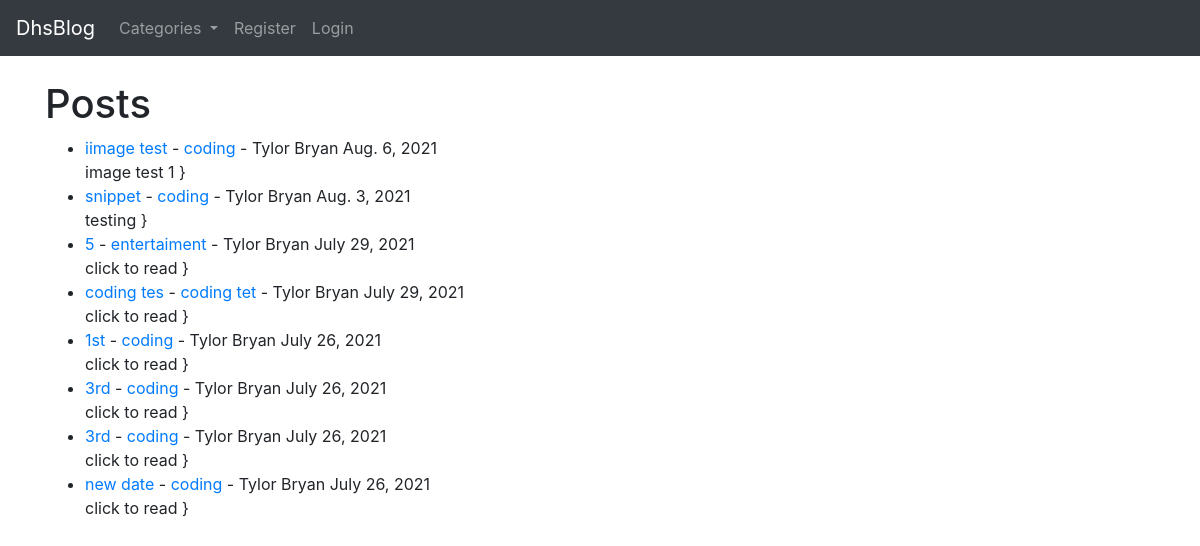
The app's page /, older data.
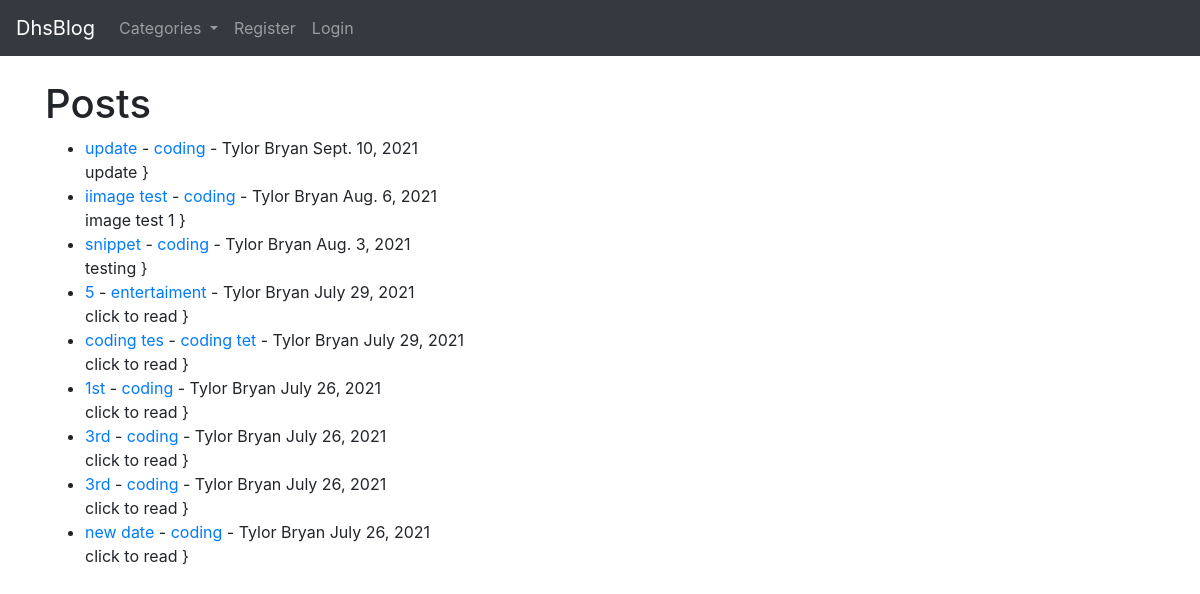
The same page, newer data.
### theblog/models.py (models this page shows, shortened)
class Post(models.Model):
    title = models.CharField(max_length=255)
    header_image = models.ImageField(null=True, blank=True, upload_to="images/")
    title_tag = models.CharField(max_length=255)
    author = models.ForeignKey(User, on_delete=models.CASCADE)
    body = RichTextField(blank=True, null=True)
    post_date = models.DateField(auto_now_add=True)
    category = models.CharField(max_length=255, default='coding')
    snippet = models.CharField(max_length=255)
    likes = models.ManyToManyField(User, related_name='blog_posts')

### theblog/views.py (the view)
# urls.py: path('', HomeView.as_view(), name="home"),
class HomeView(ListView):
	model = Post
	template_name = 'home.html'
	cats = Category.objects.all()
	ordering = {'-post_date'}
	def get_context_data(self, *args, **kwargs):
		cat_menu = Category.objects.all()
		context = super(HomeView, self).get_context_data(*args, **kwargs)
		context["cat_menu"] = cat_menu
		return context

### theblog/models.py (called while the page is built)
    def __str__(self):
        return self.name

### theblog/templates/home.html (shortened to what this page needs)
<!DOCTYPE html>
{% extends 'base.html'  %}
{% block content  %}
<h1>Posts</h1>
<ul>
{% for post in object_list %}
     <li> <a href="{% url 'article-detail' post.pk  %}">{{ post.title }}</a> -
      <a href="{% url 'category' post.category|slugify %}"> {{ post.category}}</a> -
        {{ post.author.first_name }}
        {{ post.author.last_name }}
        {{post.post_date}}   <br/>
        {{ post.snippet }}
     }</li>
{% endfor %}
</ul>
{% endblock %}

### theblog/templates/base.html (shortened to what this page needs)
<link
  href="https://maxcdn.bootstrapcdn.com/bootstrap/4.0.0/css/bootstrap.min.css"
  rel="stylesheet"
>
<nav class="navbar navbar-expand-lg navbar-dark bg-dark">
  <a
    class="navbar-brand"
    href="{% url 'home' %}">
    DhsBlog
  </a>
  <div
    id="navbarSupportedContent"
    class="collapse navbar-collapse">
    <ul class="navbar-nav mr-auto">
      {% if cat_menu %}
      <li class="nav-item dropdown">
        <a
          id="navbarDropdown"
          class="nav-link dropdown-toggle"
          href="#"
          role="button"
          data-toggle="dropdown"
          aria-haspopup="true"
          aria-expanded="false">
          Categories
        </a>
      </li>
      {% else %}
      <li
        class="nav-link">
        <a class="nav-link" href="{% url 'category-List' %}">
        Categories</a>
      </li>
      {% endif %}
      {% if user.is_authenticated %}
      <li class="nav-item">
        <a
          class="nav-link"
          href="{% url 'add_post' %}">
          Add Post
        </a>
      </li>
      <li class="nav-item">
        <a
          class="nav-link"
          href="{% url 'add_category' %}">
          Add Category
        </a>
      </li>
      {% else %}
      <li class="nav-item">
        <a
          class="nav-link"
          href="{% url 'register' %}">
          Register
        </a>
      </li>
      <li class="nav-item">
        <a
          class="nav-link"
          href="{% url 'login' %}">
          Login
        </a>
      </li>
      {% endif %}
    </ul>
  </div>
</nav>
<div class="container">{% block content  %}          {% endblock %}</div>

Row changes from the older to the newer data that the page shows:
added Post: title "update", category "coding", author.first_name "Tylor", author.last_name "Bryan", post_date "Sept. 10, 2021", snippet "update"
